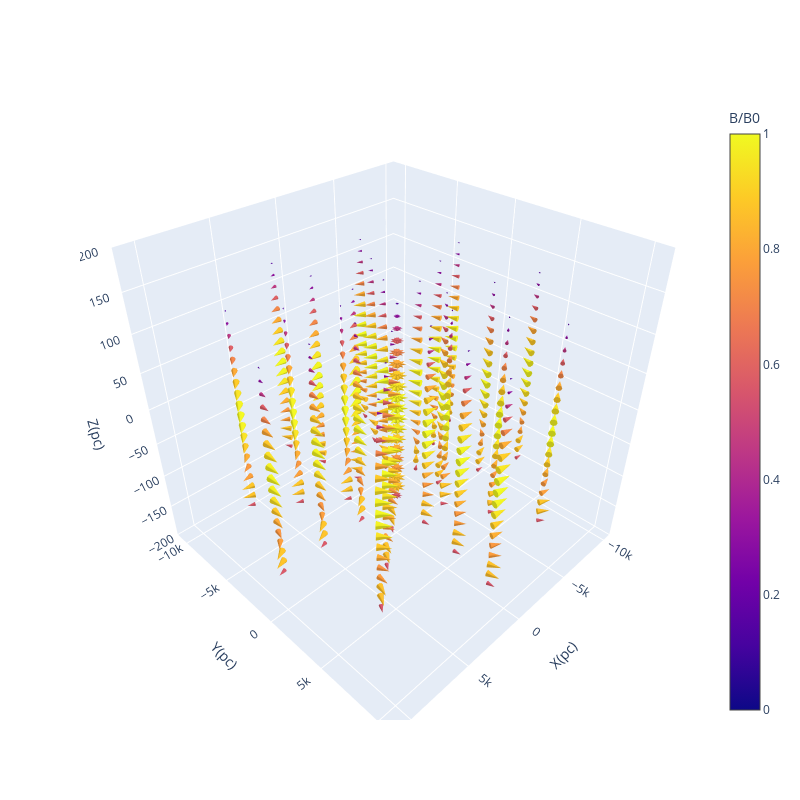

Here is the notebook cell this chart was saved with:
### Markdown cell above
Plotting B in 3d

### Code cell
#No of points where vectors have to be shown in R,Phi,z
pl_res=(4,10,20)

# Assuming B_total and pitch_angles are your arrays
B_total,pitch_angles=b_total_pitch(B0_R,B0_PHI) # random pitch angles between 0 and pi/2


B_3d_phi = np.tile(B0_PHI[::int(len(B0_PHI)/pl_res[2])], (pl_res[0], pl_res[1], 1))
B_3d_r = np.tile(B0_R[::int(len(B0_PHI)/pl_res[2])], (pl_res[0], pl_res[1], 1))
B_3d_z = np.zeros_like(B_3d_r)
B_3d_total= np.tile(B_total, (pl_res[0], pl_res[1], 1))
# Define the grid in r, phi, z
r = np.linspace(0, 10000, B_3d_r.shape[0])
phi = np.linspace(0, 2*np.pi, B_3d_phi.shape[1])
z1 = np.linspace(-150, 150, B_3d_z.shape[2])
r, phi, z = np.meshgrid(r, phi, z1, indexing='ij')

# Convert to Cartesian coordinates
x = r * np.cos(phi)
y = r * np.sin(phi)

# Convert B_3d_r, B_3d_phi to Cartesian components
B_3d_x = B_3d_r * np.cos(phi) - B_3d_phi * np.sin(phi)
B_3d_y = B_3d_r * np.sin(phi) + B_3d_phi * np.cos(phi)

# Create 3D plot
# Compute magnitudes for scaling
B_magnitude = np.max(np.sqrt(B_3d_x ** 2 + B_3d_y ** 2 + B_3d_z ** 2))

# Scale components by magnitude for variable lengths
scale_factor = 1  # Adjust this factor for desired length scaling

B_3d_x_scaled = B_3d_x / B_magnitude * scale_factor
B_3d_y_scaled = B_3d_y / B_magnitude * scale_factor
B_3d_z_scaled = B_3d_z / B_magnitude * scale_factor

fig = go.Figure()

# Add an arrow trace for each point
fig = go.Figure(data=go.Cone(x=x.ravel(), y=y.ravel(), z=z.ravel(),
                             u=B_3d_x_scaled.ravel(), v=B_3d_y_scaled.ravel(), w=B_3d_z_scaled.ravel(),
                             sizemode="scaled", sizeref=1))

# Set labels
fig.update_layout(scene=dict(
    xaxis_title='X(pc)',
    yaxis_title='Y(pc)',
    zaxis_title='Z(pc)',
    zaxis=dict(range=[-200, 200])),
    width=fig_s,
    height=fig_s)
# Add label to colorbar
fig.data[0].colorbar.title = "B/B0"
fig.show()

### Figure 1 — Plotly figure (JSON) as saved in the notebook; plotly's stock layout.template omitted (floating-point values rounded to 4 significant figures; data arrays with more than 128 entries replaced by an {"elided": "..."} marker saying what was removed)
{"data": [{"colorbar": {"title": {"text": "B/B0"}}, "sizemode": "scaled", "sizeref": 1, "type": "cone", "u": {"elided": "840 float values"}, "v": {"elided": "840 float values"}, "w": {"elided": "840 int values"}, "x": {"elided": "840 float values"}, "y": {"elided": "840 float values"}, "z": {"elided": "840 int values"}}], "layout": {"height": 800, "scene": {"xaxis": {"title": {"text": "X(pc)"}}, "yaxis": {"title": {"text": "Y(pc)"}}, "zaxis": {"range": [-200, 200], "title": {"text": "Z(pc)"}}}, "width": 800}}
